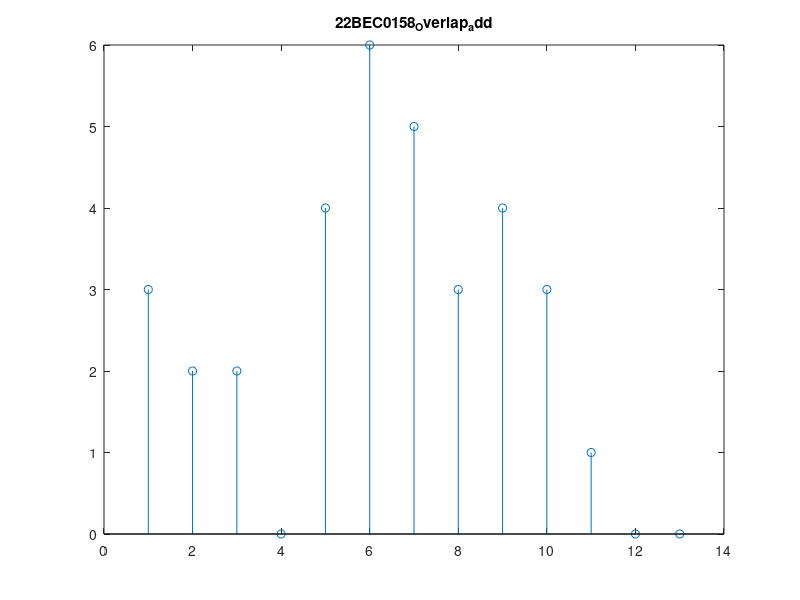

This chart was generated by the following MATLAB code:
% Gaurav Bhole - 22BEC0158
clc
clear all
x=[3,-1,0,1,3,2,0,1,2,1];
h=[1,1,1];
hl=length(h);
xl=length(x);
r=mod(xl,hl);
r1=hl-r
z=[zeros(1,r1)];
x=[x z];
n=2*hl-1;
z1=[zeros(1,n-hl)];

x1=x(1,1:3);
x1=[x1 z1];
disp(x1)

x2=x(1,4:6);
x2=[x2 z1];
disp(x2)

x3=x(1,7:9);
x3=[x3 z1];
disp(x3)

x4=x(1,10:12);
x4=[x4 z1];
disp(x4);

disp("circular convolution")

y1=cconv(x1,h,n);
disp(y1)

y2=cconv(x2,h,n);
disp(y2)

y3=cconv(x3,h,n);
disp(y3)

y4=cconv(x4,h,n);
disp(y4)

y=[];
y=y1(1,1:hl);
s1=y1(1,4:5)+y2(1,1:2);
y=[y s1];
ty2=y2(1,3);
y=[y ty2];
s2=y2(1,4:5)+y3(1,1:2);
y=[y s2];
ty3=y3(1,3);
s3=y3(1,4:5)+y4(1,1:2);
y=[y s3];
ty4=y4(1,3:5);
y=[y ty4]
disp(y);
stem(y)
title("22BEC0158_Overlap_add")
